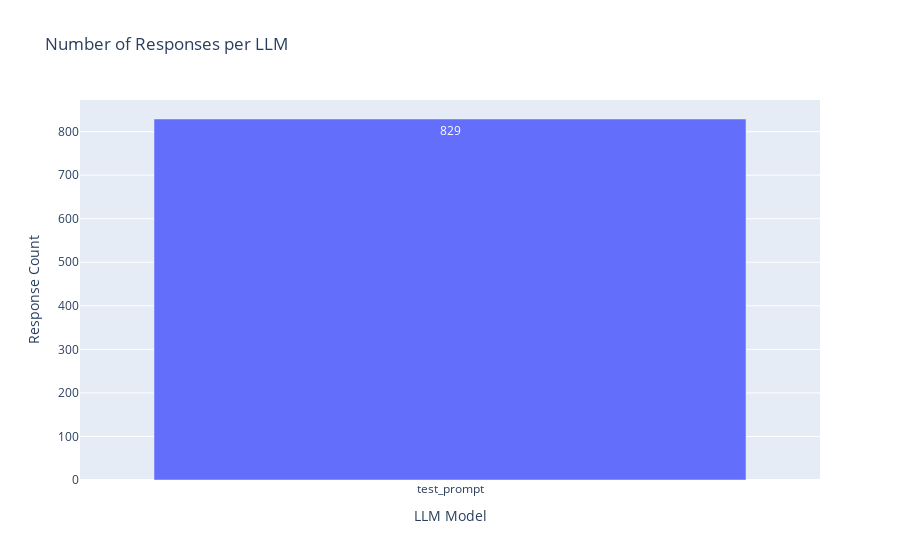

This figure's notebook cell:
### Code cell
response_fig

### Figure 1 — Plotly figure (JSON) as saved in the notebook; plotly's stock layout.template omitted (floating-point values rounded to 4 significant figures)
{"data": [{"text": ["829"], "textposition": "auto", "type": "bar", "x": ["test_prompt"], "y": [829]}], "layout": {"title": {"text": "Number of Responses per LLM"}, "xaxis": {"title": {"text": "LLM Model"}}, "yaxis": {"title": {"text": "Response Count"}}}}
